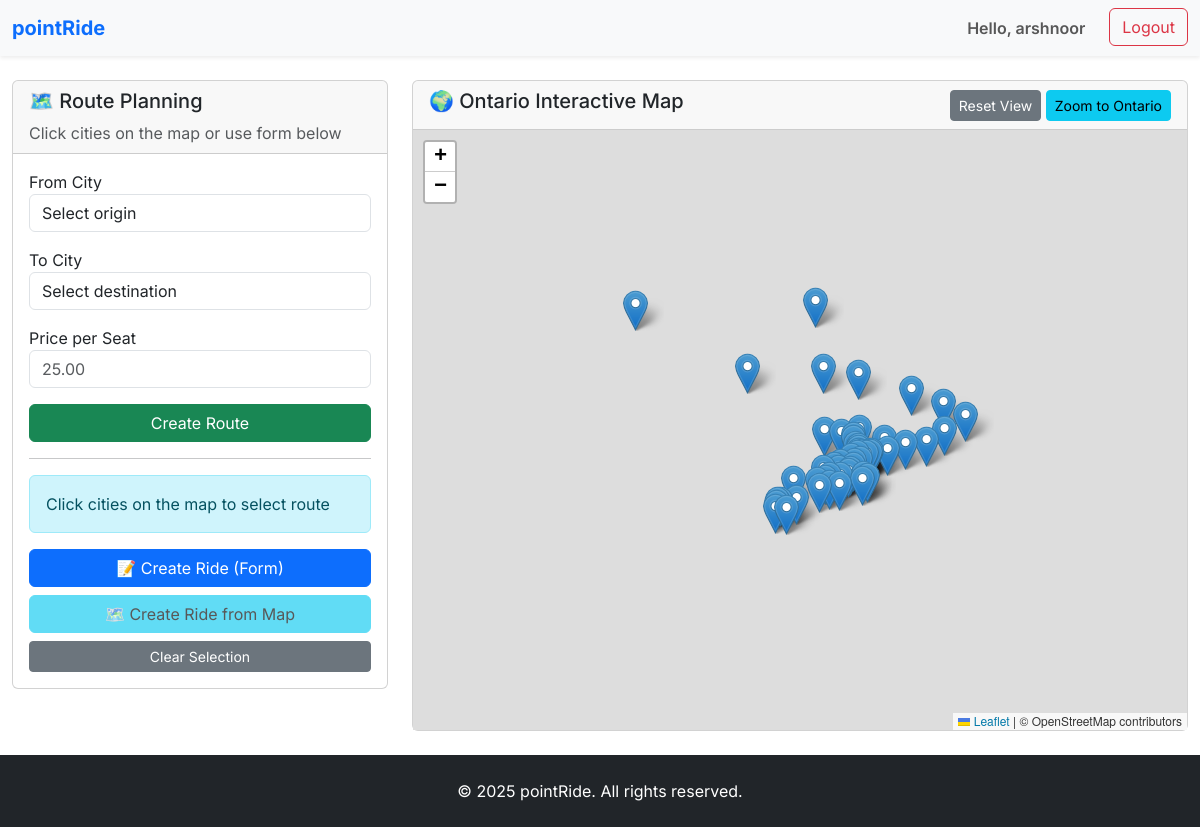
The page /rides/map/ (signed in) on the database as committed earlier.
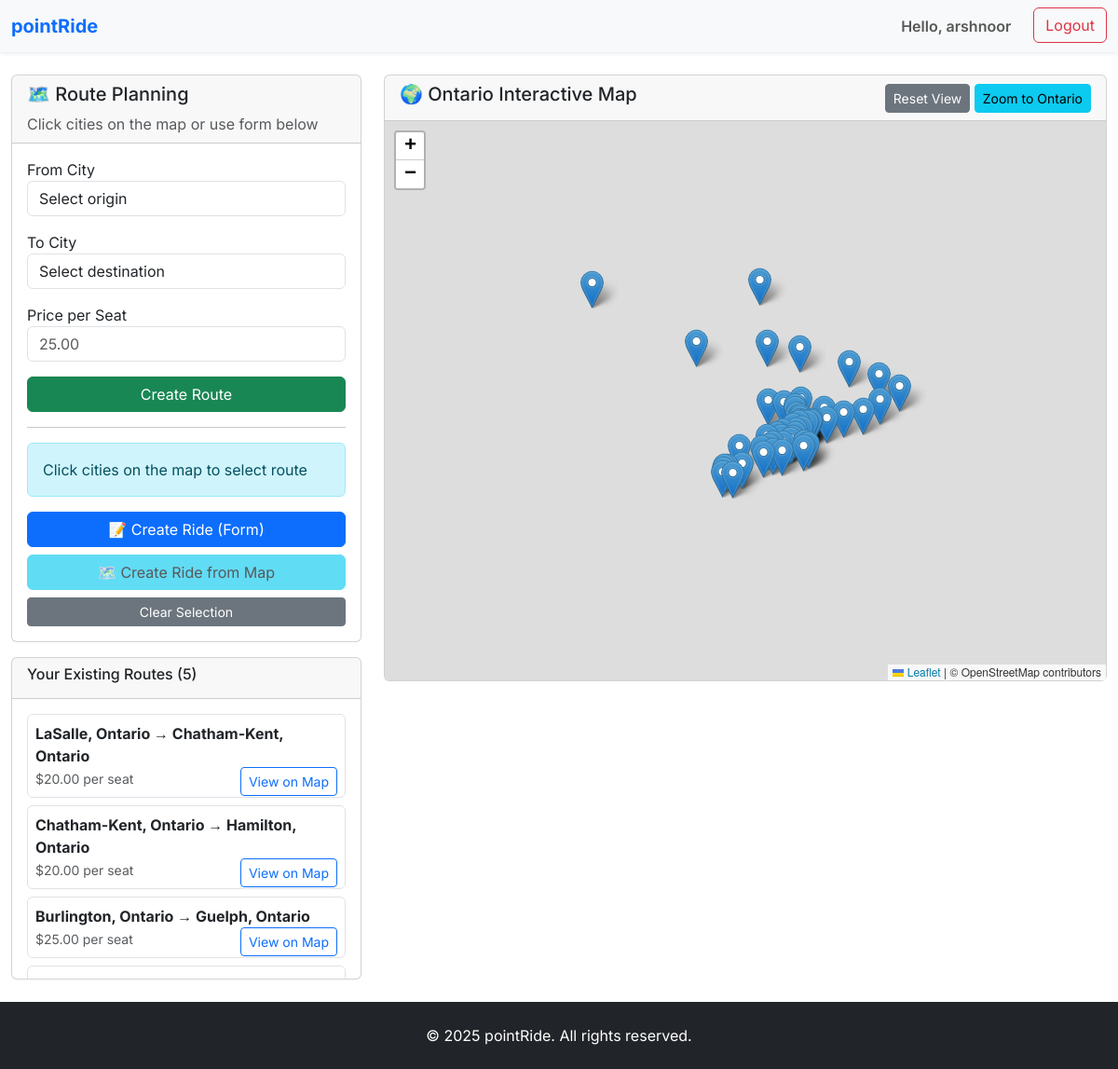
The same page on the database as committed later.
### rides/models.py (models this page shows, shortened)
class Route(models.Model):
    driver = models.ForeignKey(User, on_delete=models.CASCADE, related_name='routes')
    origin_city = models.ForeignKey(City, on_delete=models.CASCADE, related_name='origin_routes')
    destination_city = models.ForeignKey(City, on_delete=models.CASCADE, related_name='destination_routes')
    intermediate_cities = models.JSONField(default=list, blank=True)  # List of city IDs
    total_distance_km = models.DecimalField(max_digits=8, decimal_places=2, null=True, blank=True)
    estimated_duration_minutes = models.IntegerField(null=True, blank=True)
    suggested_price = models.DecimalField(max_digits=8, decimal_places=2, null=True, blank=True)
    driver_price = models.DecimalField(max_digits=8, decimal_places=2)
    is_active = models.BooleanField(default=True)
    created_at = models.DateTimeField(auto_now_add=True)
    class Meta:
        ordering = ['-created_at']

class City(models.Model):
    name = models.CharField(max_length=100, unique=True)
    province = models.CharField(max_length=50, default='Ontario')
    country = models.CharField(max_length=50, default='Canada')
    latitude = models.DecimalField(max_digits=9, decimal_places=6, null=True, blank=True)
    longitude = models.DecimalField(max_digits=9, decimal_places=6, null=True, blank=True)
    is_active = models.BooleanField(default=True)
    class Meta:
        verbose_name_plural = "Cities"
        ordering = ['name']
    def __str__(self):
        return f"{self.name}, {self.province}"

### rides/views.py (the view, shortened to what this page needs)
# urls.py: path('map/', views.route_map, name='route_map'),
@login_required
def route_map(request):
    if not request.user.is_driver:
        return HttpResponseForbidden("Only drivers can create routes")
    cities = City.objects.filter(is_active=True).order_by('name')
    user_routes = Route.objects.filter(driver=request.user).select_related('origin_city', 'destination_city')
    return render(request, 'rides/route_map.html', {
        'cities': cities,
        'user_routes': user_routes
    })

### rides/templates/rides/route_map.html (shortened to what this page needs)
{% extends 'base.html' %}
{% block content %}
<div class="container-fluid py-4">
    <div class="row">
        <div class="col-md-4">
            <div class="card">
                <div class="card-header">
                    <h5>🗺️ Route Planning</h5>
                    <p class="text-muted mb-0">Click cities on the map or use form below</p>
                </div>
                <div class="card-body">
                    <form method="post" id="routeForm">
                        <div class="mb-3">
                            <label>From City</label>
                            <select name="origin_city" id="originSelect" class="form-control" required>
                                <option value="">Select origin</option>
                            </select>
                        </div>
                        <div class="mb-3">
                            <label>To City</label>
                            <select name="destination_city" id="destinationSelect" class="form-control" required>
                                <option value="">Select destination</option>
                            </select>
                        </div>
                        <div class="mb-3">
                            <label>Price per Seat</label>
                            <input type="number" name="driver_price" class="form-control" step="0.01" min="0" placeholder="25.00" required>
                        </div>
                        <button type="submit" class="btn btn-success w-100">Create Route</button>
                    </form>
                    <hr>
                    <div id="mapStatus" class="alert alert-info">
                        Click cities on the map to select route
                    </div>
                    <div class="d-grid gap-2">
                        <a href="{% url 'rides:create_ride' %}" class="btn btn-primary">📝 Create Ride (Form)</a>
                        <button onclick="showCreateRideModal()" class="btn btn-info" id="mapCreateRideBtn" disabled>🗺️ Create Ride from Map</button>
                        <button onclick="clearMapSelection()" class="btn btn-secondary btn-sm">Clear Selection</button>
                    </div>
                </div>
            </div>
            {% if user_routes %}
            <div class="card mt-3">
                <div class="card-header">
                    <h6>Your Existing Routes ({{ user_routes|length }})</h6>
                </div>
                <div class="card-body" style="max-height: 300px; overflow-y: auto;">
                    {% for route in user_routes %}
                    <div class="mb-2 p-2 border rounded">
                        <strong>{{ route.origin_city }} → {{ route.destination_city }}</strong><br>
                        <small class="text-muted">${{ route.driver_price }} per seat</small>
                        <button onclick="showRouteOnMap({{ route.origin_city.latitude }}, {{ route.origin_city.longitude }}, {{ route.destination_city.latitude }}, {{ route.destination_city.longitude }}, '{{ route.origin_city.name }}', '{{ route.destination_city.name }}')"
                                class="btn btn-sm btn-outline-primary float-end">View on Map</button>
                    </div>
                    {% endfor %}
                </div>
            </div>
            {% endif %}
        </div>
        <div class="col-md-8">
            <div class="card">
                <div class="card-header d-flex justify-content-between align-items-center">
                    <h5>🌍 Ontario Interactive Map</h5>
                    <div>
                        <button onclick="resetMapView()" class="btn btn-sm btn-secondary">Reset View</button>
                        <button onclick="zoomToOntario()" class="btn btn-sm btn-info">Zoom to Ontario</button>
                    </div>
                </div>
                <div class="card-body p-0">
                    <div id="map" style="height: 600px; width: 100%;"></div>
                </div>
            </div>
        </div>
    </div>
</div>
<link rel="stylesheet" href="https://unpkg.com/leaflet@1.9.4/dist/leaflet.css" />
{% endblock %}

Rows that differ between the two databases and show on the page:
added Route: origin_city "LaSalle, Ontario", destination_city "Chatham-Kent, Ontario", driver_price "20.00"
added Route: origin_city "Chatham-Kent, Ontario", destination_city "Hamilton, Ontario", driver_price "20.00"
added Route: origin_city "Burlington, Ontario", destination_city "Guelph, Ontario", driver_price "25.00"
Other text that changed with them:
{{ user_routes|length }}: (not shown) → "5"
text now shown: "Your Existing Routes ( )"
